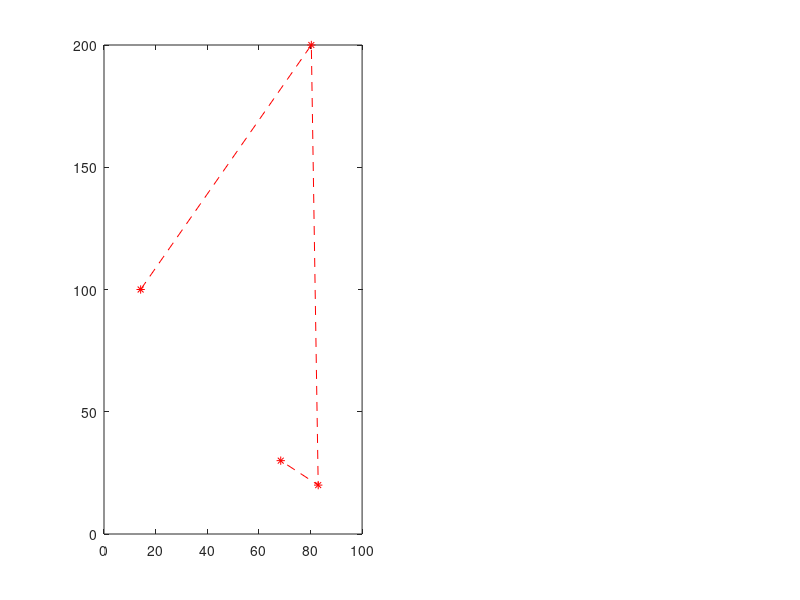

The MATLAB script that drew this image: (Note: this script raises an error after producing the figure.)
clear all;
clc;
x=[100,200,20,30];
y=[16,80,90,60];
p=polyfit(x,y,2)
u=polyval(p,x)
subplot(1,2,1)
plot(u,x,'r--*')
y1=[10,20,30,40]
x1=interp1(x1,y,y1)
subplot(1,2,2)
plot(x1,y1,'m--*')